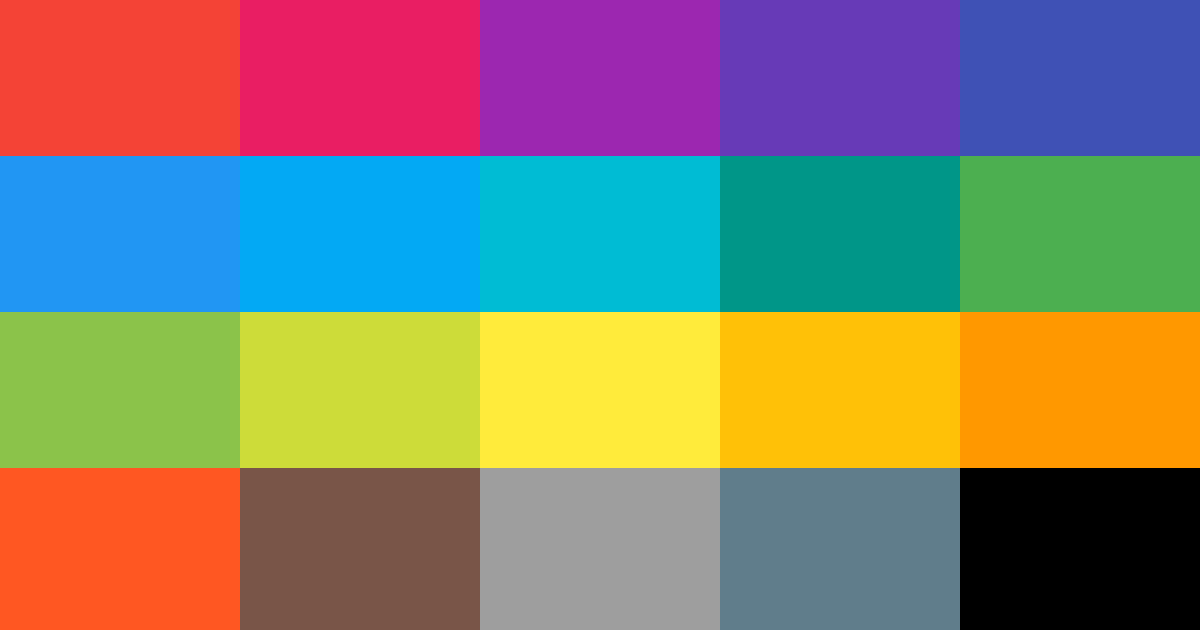
#> input picture homeworks/files/my_image.png, 1200 x 630 px
$ python my_script.py
#> lines starting #> are read from the running program, lines starting #| are printed output that depends on the picture
#!/usr/bin/env python
# coding: utf-8

from comp4360 import Image,ImageDraw,ImageFont

img = Image.open("my_image.png")
#> img is the input picture: PIL image 1200x630 RGB; mean R, G, B 132.4, 127.5, 110.1
draw = ImageDraw.Draw(img)
# font = ImageFont.truetype(<font-file>, <font-size>)
font = ImageFont.truetype("algerya-sans.otf", 40)
# draw.text((x, y),"Sample Text",(r,g,b))
draw.text((0, 0),"Türkçe karakteler: Ü Ö Ş Ğ Ü Ç İ ı ç ü ğ ş ö ü",(255,255,255),font=font)
img.save('sample-out.png')
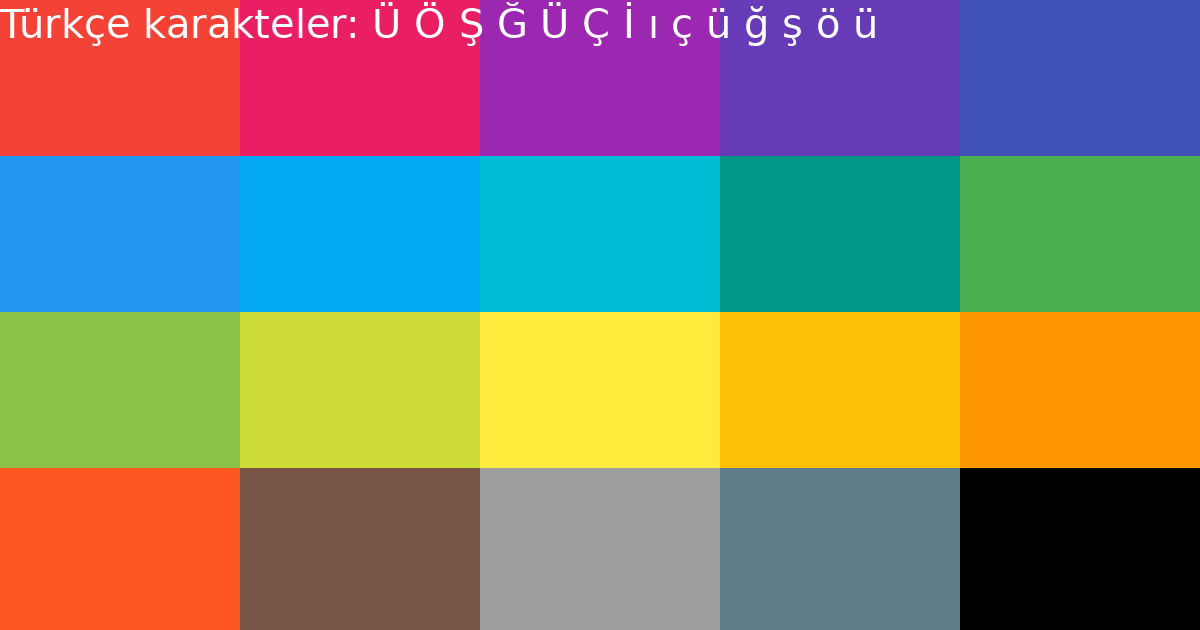
#> saved as sample-out.png: PIL image 1200x630 RGB; mean R, G, B 132.9, 129.2, 111.3
